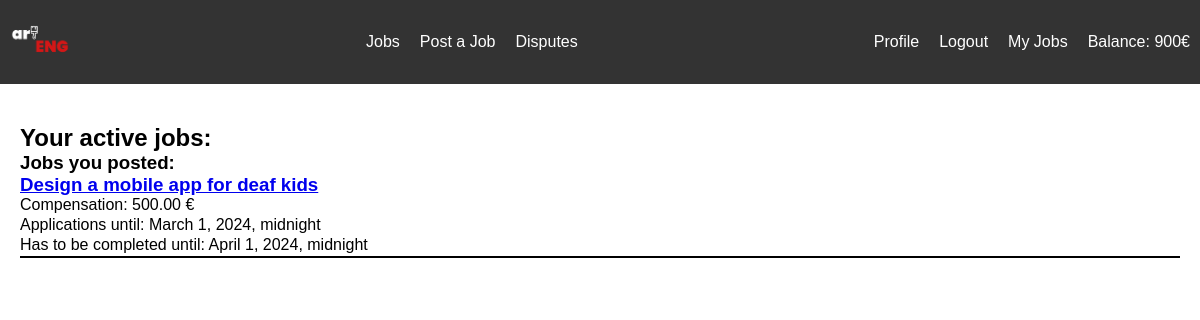
Screenshot of /jobs/my (signed in) with the database file from the repository.
### jobs/models.py (models this page shows, shortened)
class Student(AbstractBaseUser, PermissionsMixin):
    TYPE_CHOICES = (
        ('art', 'Art Student'),
        ('engineering', 'Engineering Student'),
    )
    email = models.EmailField(unique=True)
    user_name = models.CharField(max_length=20, unique=True)
    balance = models.IntegerField(default=1000)
    USERNAME_FIELD = 'user_name'
    EMAIL_FIELD = 'email'
    REQUIRED_FIELDS = ['email']
    is_active = models.BooleanField(default=True)
    is_superuser = models.BooleanField(default=False)
    is_staff = models.BooleanField(default=False)
    date_joined = models.DateTimeField(default=timezone.now)
    last_login = models.DateTimeField(blank=True, null=True)
    first_name = models.CharField(max_length=30)
    last_name = models.CharField(max_length=30)
    institution = models.CharField(max_length=6)
    student_type = models.CharField(max_length=20, choices=TYPE_CHOICES)
    objects = CustomStudentManager()
    class Meta:
        verbose_name = 'Student'
        verbose_name_plural = 'Students'

class Job(models.Model):
    job_id = models.AutoField(primary_key=True)
    name = models.CharField(max_length=255)
    description = models.TextField()
    JOB_TYPES = [
        ('engineering', 'Engineering Job'),
        ('art', 'Art Job'),
    ]
    job_type = models.CharField(max_length=20, choices=JOB_TYPES)
    poster = models.ForeignKey(Student, on_delete=models.CASCADE, related_name='posted_jobs')
    assign_deadline = models.DateTimeField()
    completion_deadline = models.DateTimeField()
    assigned_to = models.ForeignKey(Student, on_delete=models.SET_NULL, null=True, blank=True, related_name='assigned_jobs')
    compensation = models.DecimalField(max_digits=10, decimal_places=2)
    is_completed = models.BooleanField(default=False)
    finished_link = models.TextField(default="")
    was_disputed = models.BooleanField(default=False)

### jobs/views.py (the view)
# urls.py: path('jobs/my', my_jobs, name='my_jobs'),
@login_required
def my_jobs(request):
    student = request.user
    assigned_jobs_active = Job.objects.filter(assigned_to=student, is_completed=False)
    posted_jobs_active = Job.objects.filter(poster=student, is_completed=False)
    assigned_jobs_previous = Job.objects.filter(assigned_to=student, is_completed=True)
    posted_jobs_previous = Job.objects.filter(poster=student, is_completed=True)
    context = {
        'student': student,
        'assigned_jobs_active': assigned_jobs_active,
        'posted_jobs_active': posted_jobs_active,
        'posted_jobs_previous': posted_jobs_previous,
        'assigned_jobs_previous': assigned_jobs_previous
        }
    return render(request, 'my_jobs.html', context)

### jobs/templates/my_jobs.html (shortened to what this page needs)
{% extends 'base.html' %}
{% block content %}
  {% if user.is_authenticated %}
    {% if posted_jobs_active or assigned_jobs_active %}
      <h2>Your active jobs:</h2>
      {% if posted_jobs_active %}
        <h3>Jobs you posted: </h3>
        {% for job in posted_jobs_active %}
          <div class="job_listing">
            <h3><a href="{% url 'jobs:job_detail' job.job_id %}">{{ job.name }}</a></h3>
            <p>Compensation: {{ job.compensation }} €</p>
            <p>Applications until: {{ job.assign_deadline }}</p>
            <p>Has to be completed until: {{ job.completion_deadline }}</p>
          </div>
        {% endfor %}
      {% endif %}
    {% endif %}
  {% else %}
    <h2>You are not logged in</h2>
  {% endif %}
{% endblock %}

### jobs/templates/base.html (shortened to what this page needs)
{% load static %}
<!DOCTYPE html>
<html lang="en">
<head>
    <link rel="stylesheet" href="{% static 'style.css' %}">
</head>
<body>
    <nav>
        <div>
            <a href="{% url 'jobs:home' %}">
                <img src="{% static 'artENG.png' %}" alt="Logo" style="height: 60px; width: auto;", id="logo">
            </a>
            <ul class="nav-links">
                <li>
                    <a href="{% url 'jobs:jobs' %}">Jobs</a>
                </li>
                {% if user.is_authenticated %}
                <li>
                    <a href="{% url 'jobs:create_job' %}">Post a Job</a>
                </li>
                    {% if user.is_staff %}
                    <li>
                        <a href="{% url 'jobs:disputes' %}">Disputes</a>
                    </li>
                    {% endif %}
                {% endif %}
            </ul>
            <ul class="user-links">
                {% if user.is_authenticated %}
                    <li>
                        <a href="{% url 'jobs:profile' student.user_name %}">Profile</a>
                    </li>
                    <li>
                        <a href="{% url 'jobs:logout' %}">Logout</a>
                    </li>
                    <li>
                        <a href="{% url 'jobs:my_jobs' %}">My Jobs</a>
                    </li>
                    <li>
                        <p>Balance: {{user.balance}}€</p>
                    </li>
                {% else %}
                    <li>
                        <a href="{% url 'jobs:login' %}">Login</a>
                    </li>
                {% endif %}
            </ul>
        </div>
    </nav>
<div class="content">
    {% block content %}{% endblock %}
</div>
</body>
</html>

### jobs/static/style.css (style rules this page uses)
body, h1, h2, h3, p, ul, li { margin: 0; padding: 0; }
body { font-family: 'Ariel', sans-serif; }
nav { background-color: #333; color: #fff; padding: 10px; }
nav a { color: #fff; text-decoration: none; margin-right: 20px; }
nav ul { list-style: none; display: flex; justify-content: space-between; align-items: center; }
nav div { max-width: 1200px; margin: 0 auto; display: flex; justify-content: space-between; align-items: center; }
.content { max-width: 1200px; margin: 20px auto; padding: 20px; }
.job_listing { border-bottom: 2px solid #000000; margin-bottom: 12px; }
.job_listing p { margin-bottom: 2px; }

### rows the page displays
Student: balance "900"
Job: name "Design a mobile app for deaf kids", compensation "500.00", assign_deadline "March 1, 2024, midnight", completion_deadline "April 1, 2024, midnight"
